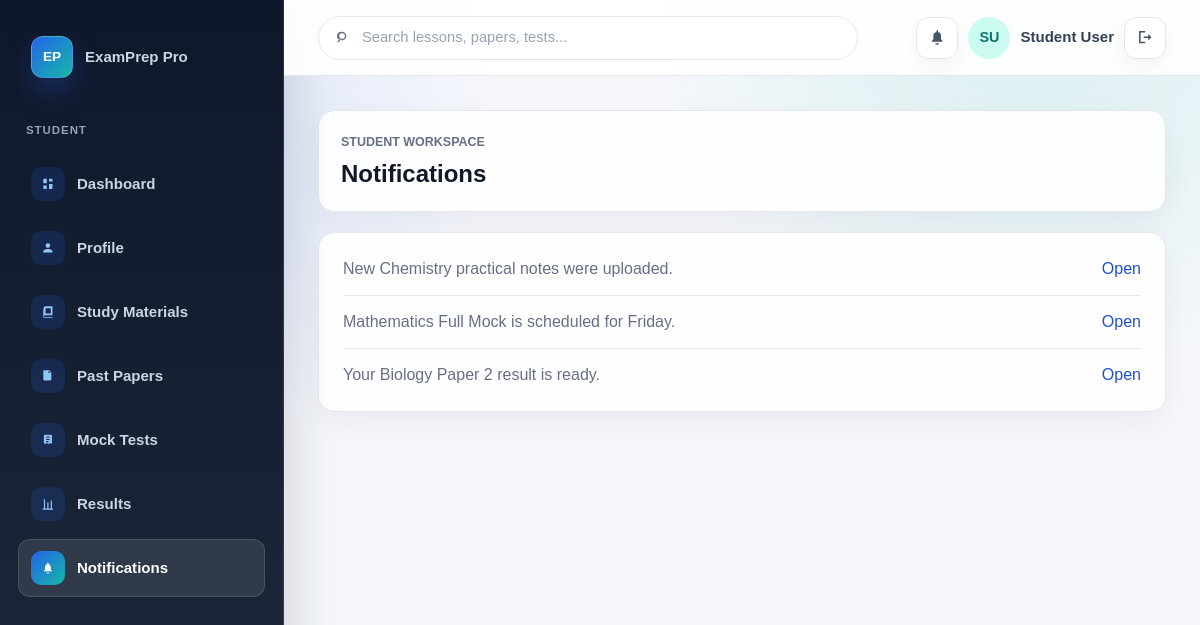
/student/notifications (signed in), run on the app's committed database.
### tables this page shows
CREATE TABLE notifications (
            id INTEGER PRIMARY KEY AUTOINCREMENT,
            message TEXT NOT NULL
        );

### app.py (the view)
@app.route("/student/notifications")
@login_required("student")
def student_notifications():
    return render_template(
        "student/notifications.html",
        title="Notifications",
        notifications=NOTIFICATIONS,
    )

### app.py (called while the page is built)
def get_db():
    if "db" not in g:
        g.db = sqlite3.connect(app.config["DATABASE"])
        g.db.row_factory = sqlite3.Row
        g.db.execute("PRAGMA foreign_keys = ON")
    return g.db

def db_all(sql, params=()):
    return get_db().execute(sql, params).fetchall()

def dashboard_for_role(role):
    return "admin_dashboard" if role == "admin" else "student_dashboard"

def login_required(role=None):
    def decorator(view):
        @wraps(view)
        def wrapped_view(*args, **kwargs):
            user_role = session.get("user_role")
            if not user_role:
                session["auth_next"] = next_path_for_request()
                return redirect(url_for("register", next=session["auth_next"]))
            if role and user_role != role:
                return redirect(url_for(dashboard_for_role(user_role)))
            return view(*args, **kwargs)
        return wrapped_view
    return decorator

@app.context_processor
def inject_navigation():
    current_user_name = session.get("user_name", "Student User")
    current_user_initials = "".join(part[:1] for part in current_user_name.split()[:2]).upper() or "SU"
    return {
        "public_nav": PUBLIC_NAV,
        "student_nav": STUDENT_NAV,
        "admin_nav": ADMIN_NAV,
        "current_user_role": session.get("user_role"),
        "current_user_name": current_user_name,
        "current_user_initials": current_user_initials,
        "current_dashboard_endpoint": dashboard_for_role(session.get("user_role", "student")),
    }

    def __getattr__(self, key):
        try:
            return self[key]
        except KeyError as exc:
            raise AttributeError(key) from exc

    def _record_from_row(self, row):
        return DbRecord(self, dict(row))

    def _rows(self):
        return db_all(f"SELECT * FROM {self.table} ORDER BY {self.order_by}")

    def __iter__(self):
        return (self._record_from_row(row) for row in self._rows())

### templates/student/notifications.html
{% extends "base.html" %}
{% from "macros.html" import student_shell with context %}
{% block content %}
{% call student_shell(title) %}
    <div class="panel">
        {% for notification in notifications %}
            <div class="list-row">
                <span>{{ notification.message }}</span>
                <a href="{{ url_for('student_dashboard') }}">Open</a>
            </div>
        {% endfor %}
    </div>
{% endcall %}
{% endblock %}

### static/css/styles.css (style rules this page uses)
:root { --bg: #3b82f6; --surface: #ffffff; --surface-strong: #eef5f8; --text: #172033; --muted: #667085; --line: #d9e2ec; --primary: #0f766e; --primary-dark: #115e59; --accent: #b45309; --danger: #b42318; --shadow: 0 16px 40px rgba(18, 38, 63, 0.08); }
* { box-sizing: border-box; }
body { margin: 0; font-family: Arial, Helvetica, sans-serif; font-size: 16px; color: var(--text); background: var(--bg); line-height: 1.5; }
a { color: var(--primary-dark); text-decoration: none; }
.hero-panel, .panel, .form-card, .table-card, .subject-grid article, .feature-grid article, .stats-grid article { border: 1px solid var(--line); border-radius: 8px; background: var(--surface); box-shadow: var(--shadow); }
.hero-panel span, .meta-row, .eyebrow, .list-row span, .stats-grid span { color: var(--muted); }
.feature-grid article, .subject-grid article, .panel { padding: 20px; }
.list-row { display: flex; align-items: center; justify-content: space-between; gap: 14px; border-bottom: 1px solid var(--line); padding: 12px 0; }
.list-row:first-of-type { padding-top: 0; }
.list-row:last-child { border-bottom: 0; padding-bottom: 0; }
body.app-page { --bg: #eef3ff; --surface: #ffffff; --surface-strong: #f7f9ff; --text: #1f2537; --muted: #52687a; --line: #d9e1f2; --primary: #3c4bb5; --primary-dark: #222985; --accent: #f28b24; --shadow: 0 16px 38px rgba(31, 37, 55, 0.08); min-height: 100vh; background: var(--bg); }
.dashboard-cards article, .app-page .panel, .app-page .table-card, .app-page .form-card { border: 1px solid var(--line); border-radius: 12px; background: #ffffff; box-shadow: none; }
.app-page .panel { padding: 30px; }
body.app-page { --bg: #f5f7fb; --surface: #ffffff; --surface-strong: #f8fafc; --text: #101828; --muted: #667085; --line: #e4e7ec; --primary: #2563eb; --primary-dark: #1d4ed8; --accent: #f97316; --danger: #d92d20; --shadow: 0 18px 40px rgba(16, 24, 40, 0.08); min-height: 100vh; background: radial-gradient(circle at 86% 0%, rgba(20, 184, 166, 0.12), transparent 30%), radial-gradient(circle at 15% 16%, rgba(37, 99, 235, 0.12), transparent 26%), var(--bg); }
.app-section-heading, .app-page .panel, .app-page .table-card, .app-page .form-card { border: 1px solid var(--line); border-radius: 16px; background: rgba(255, 255, 255, 0.92); box-shadow: 0 12px 30px rgba(16, 24, 40, 0.05); }
.app-page .panel { padding: 24px; }
.list-row { border-bottom: 1px solid var(--line); padding: 14px 0; }

### data on the page
notifications: message "New Chemistry practical notes were uploaded."
notifications: message "Mathematics Full Mock is scheduled for Friday."
notifications: message "Your Biology Paper 2 result is ready."

### other printed values
{{ label }} "Dashboard" "Profile" "Study Materials" "Past Papers" "Mock Tests" "Results" "Notifications"
{{ current_user_initials }} "SU"
{{ current_user_name }} "Student User"
{{ title }} "Notifications"
